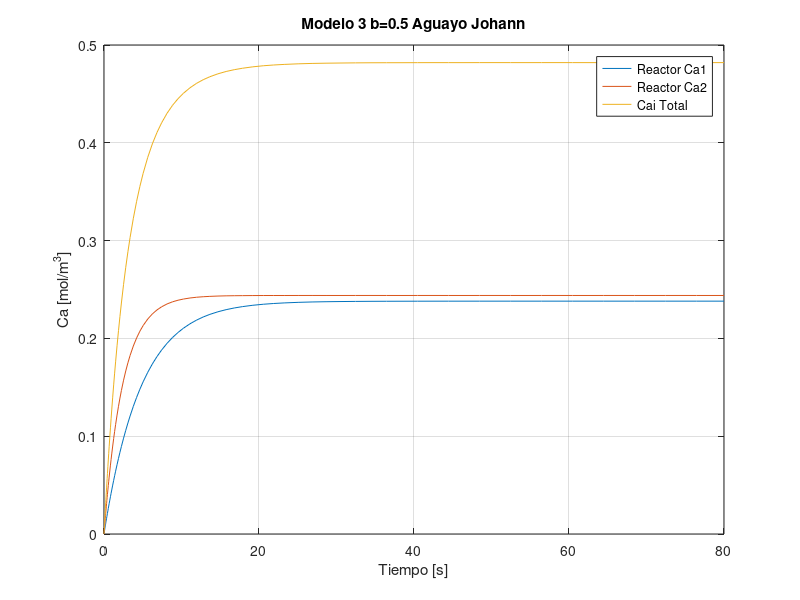

Reproduce this figure in MATLAB.
%Tarea 1 modelo 2 control de procesos
%Reactores en serie con mismo volumen y flujo ctte
function Reactor_en_serie_3
clear
clc
[T,y]=ode45(@modelo_3,[0,80],[0,0,0]);
y
%datos
plot(T,y)
title("Modelo 3 b=0.5 Aguayo Johann")
ylabel("Ca [mol/m^3]"),xlabel("Tiempo [s]");
grid
legend("Reactor Ca1","Reactor Ca2","Cai Total")
end
function dydT=modelo_3(T,y)
%datos
Ca1 = y(1);
Ca2 = y(2);
F = 0.008; %m^3/s
v1 = 0.04; %m^3
v2 = 0.02; %m^3
k = 0.01; %1/s
Cao = 0.5; %mol/m^3
b = 0.5;
%Ecuacion de diseño CSTR
dydT(1)=(((1-b)*F*Cao)/v1)-((F*Ca1)/v1)-(k*Ca1);
dydT(2)=((b*F*Cao)/v2)-((F*Ca2)/v2)-(k*Ca2);
dydT(3)= dydT(1) + dydT(2);
dydT=dydT';
end